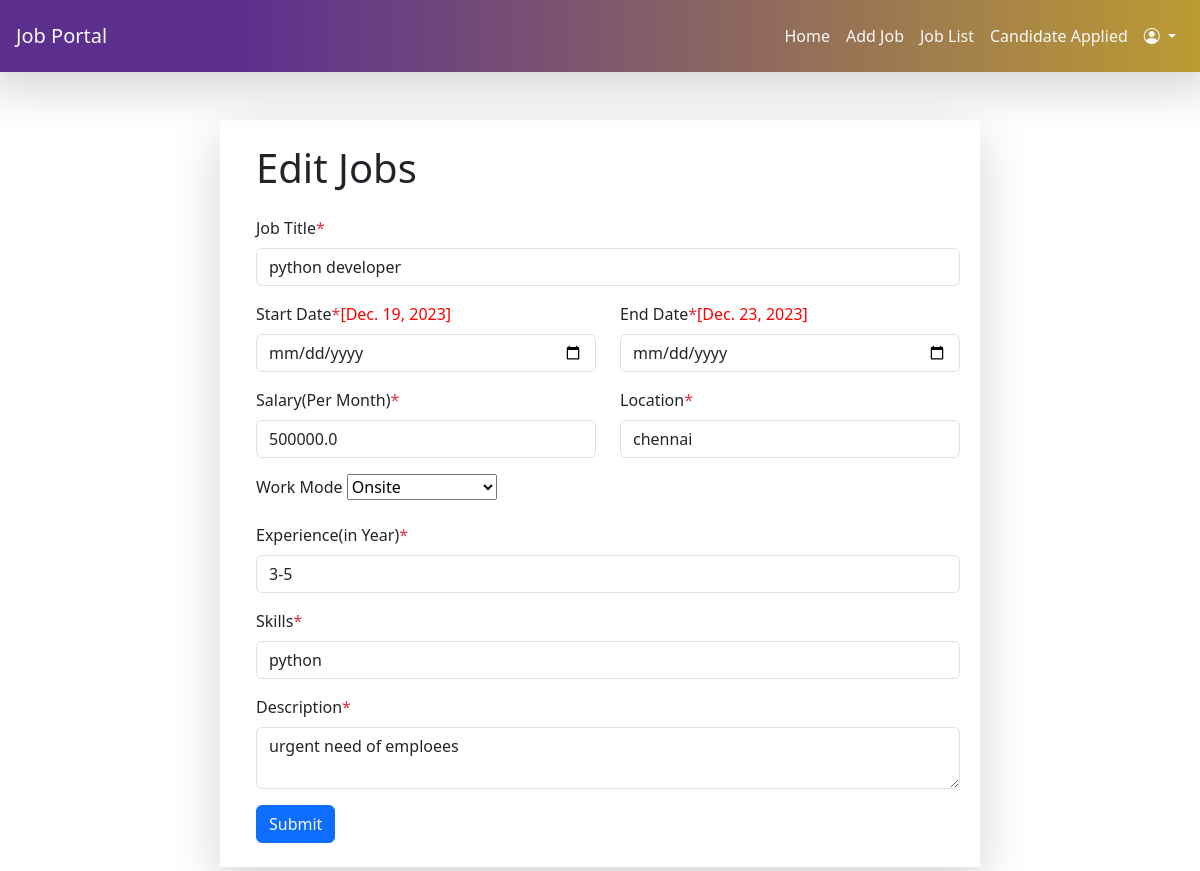
Page /editjob/5 (signed in) on the committed database.
### app1/models.py (models this page shows, shortened)
class Job(models.Model):
    recruiter = models.ForeignKey(emprsignup,on_delete=models.CASCADE)
    startdate=models.DateField()
    enddate= models.DateField()
    title= models.CharField(max_length=100)
    salary= models.FloatField(max_length=20)
    description= models.CharField(max_length=300)
    experiance= models.CharField(max_length=50)
    location= models.CharField(max_length=100)
    skills= models.CharField(max_length=100)
    workmode= models.CharField(max_length=100,null=True)
    creationdate= models.DateField()

### app1/views.py (the view, shortened to what this page needs)
# urls.py: path('editjob/<int:pid>',views.editjob),
def editjob(request,pid):
     if not request.user.is_authenticated:
        return redirect('emprlogin')
     error=""
     job=Job.objects.get(id=pid)
     d = {'error':error,'job':job}
     return render(request,'empr/editjob.html',d)

### templates/empr/editjob.html (shortened to what this page needs)
<!DOCTYPE html>
<html lang="en">
<head>
    <link href="https://cdn.jsdelivr.net/npm/bootstrap@5.3.2/dist/css/bootstrap.min.css" rel="stylesheet">
    <link rel="stylesheet" href="https://cdn.jsdelivr.net/npm/bootstrap-icons@1.11.2/font/bootstrap-icons.min.css">
</head>
<body>
    <div class="menu-bar">
    <nav class="navbar navbar-expand-lg p-3 row shadow-lg">
        <div class="container-fluid">
          <a class="navbar-brand text-light" href="#">Job Portal</a>
          <div class="collapse navbar-collapse justify-content-end" id="navbarNav">
            <ul class="navbar-nav">
              <li class="nav-item">
                <a class="nav-link  text-light" href="/emprhome/">Home</a>
              </li>
              <li class="nav-item">
                <a class="nav-link text-light" href="/addjob/addjob/">Add Job</a>
              </li>
              <li class="nav-item">
                <a class="nav-link  text-light" href="/joblist/joblist/">Job List</a>
              </li>
              <li class="nav-item">
                <a class="nav-link  text-light" href="/apcandidte/apcandidte/">Candidate Applied</a>
              </li>
              <li class="nav-item dropdown">
                <a class="nav-link dropdown-toggle text-light" href="#" id="profileDropdown" role="button"
                   data-bs-toggle="dropdown"  data-bs-display="static"  aria-haspopup="true" aria-expanded="false">
                    <i class="bi bi-person-circle"></i>
                </a>
              </li>
            </ul>
          </div>
        </div>
    </nav>
    </div>
  <div class="d-flex flex-column min-vh-100 justify-content-center align-items-center">
    <div class="container">
      <div class="row justify-content-center">
        <div class="col-md-8 m-5">
          <form class="row shadow-lg p-3" method="POST">
            <div class="m-2">
              <h1 class="">Edit Jobs</h1>
            </div>
              <div class="col-md-12 m-2">
                <label for="job-title" class="form-label">Job Title<span class="text-danger">*</span></label>
                <input type="text" class="form-control" name="jobtitle" value="{{job.title}}" id="job-title" required/>
              </div>
              <div class="col-md-12 m-2">
                <div class="row">
                  <div class="col">
                    <label for="start-dat" class="form-label">Start Date<span class="text-danger">*</span><span style="color:red;">[{{job.startdate}}]</span></label>
                    <input type="date" class="form-control" name="startdate" id="start-date"/>
                  </div>
                   <div class="col">
                    <label for="end-date" class="form-label">End Date<span class="text-danger">*</span><span style="color:red;">[{{job.enddate}}]</span></label>
                    <input type="date" class="form-control" name="enddate"  id="end-date"/>
                   </div>
                </div>
              </div>
               <div class="col-md-12 m-2">
                <div class="row">
                  <div class="col">
                    <label for="salary" class="form-label">Salary(Per Month)<span class="text-danger">*</span></label>
                    <input type="text" class="form-control" name="salary" value="{{job.salary}}" id="salary" required/>
                  </div>
                   <div class="col">
                    <label for="location" class="form-label">Location<span class="text-danger">*</span></label>
                    <input type="text" class="form-control" name="location" value="{{job.location}}" id="location" required/>
                   </div>
                </div>
              </div>
              <div class="col-md-12 m-2 mt-2">
                <label for="workmode" class="form-label">Work Mode</label>
                <select name="workmode" value="{{job.workmode}}">
                    <option value="onsite">Onsite</option>
                </select>
            </div>
              <div class="col-md-12 m-2">
                <label for="experience" class="form-label">Experience(in Year)<span class="text-danger">*</span></label>
                <input type="text" class="form-control" name="experiance" value="{{job.experiance}}" id="experience" required/>
              </div>
              <div class="col-md-12 m-2">
                <label for="skills" class="form-label">Skills<span class="text-danger">*</span></label>
                <input type="text" class="form-control" name="skills" value="{{job.skills}}" id="skills" required/>
              </div>
               <div class="col-md-12 m-2">
                <label for="description" class="form-label">Description<span class="text-danger">*</span></label>
                <textarea class="form-control" name="description"  required>{{job.description}}</textarea>
               </div>
              <div class="col-md-12 m-2">
                <input type="submit" class="btn text-light btn-primary"/>
              </div>
          </form>
        </div>
      </div>
    </div>
  </div>
</body>
</html>

### templates/empr/editjob.html (style rules this page uses)
.menu-bar { background-image: linear-gradient(to right,#5c2f8f 20%,#bb9b33); }

### rows in the picture
Job: jobtitle "python developer", startdate "Dec. 19, 2023", enddate "Dec. 23, 2023", salary "500000.0", location "chennai", workmode "Onsite", experiance "3-5", skills "python", description "urgent need of emploees"
